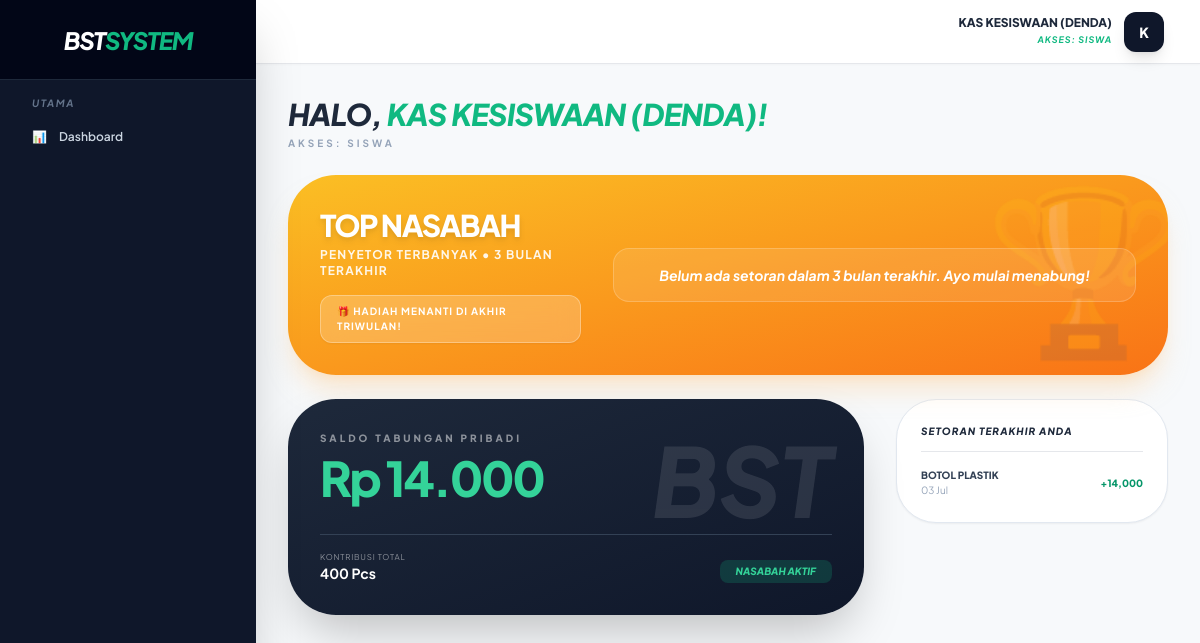
The page /public/dashboard (signed in) on the database its author committed.
### tables this page shows
CREATE TABLE `setoran` (
  `id` int(11) NOT NULL AUTO_INCREMENT,
  `user_id` int(11) NOT NULL,
  `kategori_id` int(11) NOT NULL,
  `berat` decimal(10,2) NOT NULL,
  `total_harga` decimal(15,2) NOT NULL,
  `total_pengepul` decimal(15,2) NOT NULL,
  `honor_walas_rp` double DEFAULT 0,
  `walikelas_id` int(11) DEFAULT NULL,
  `status` enum('pending','valid') DEFAULT 'pending',
  `created_at` timestamp NOT NULL DEFAULT current_timestamp(),
  `is_sold` tinyint(1) DEFAULT 0,
  PRIMARY KEY (`id`)
);

CREATE TABLE `kategori_sampah` (
  `id` int(11) NOT NULL AUTO_INCREMENT,
  `nama_sampah` varchar(100) NOT NULL,
  `harga_dasar` decimal(15,2) NOT NULL DEFAULT 0.00,
  `harga_guru` decimal(10,2) DEFAULT 0.00,
  `harga_pengepul` decimal(15,2) NOT NULL DEFAULT 0.00,
  `satuan` varchar(20) DEFAULT 'Pcs',
  `konversi_kg` int(11) NOT NULL DEFAULT 1,
  PRIMARY KEY (`id`)
);

### app/Controllers/DashboardController.php (called while the page is built, shortened)
<?php
require_once __DIR__ . '/../Core/Database.php';
class DashboardController {
    private $db;
    public function __construct() {
        $this->db = Database::getInstance()->getConnection();
    }
    public function index() {
        $role = $_SESSION['role'];
        $user_id = $_SESSION['user_id'];
        $data = [];
        if ($role === 'admin' || $role === 'staff') {
            $data['stok_gudang'] = $this->db->query("SELECT SUM(berat) FROM setoran WHERE status = 'valid' AND is_sold = 0")->fetchColumn() ?? 0;
            $data['total_tabungan'] = $this->db->query("SELECT SUM(total_harga) FROM setoran WHERE status = 'valid'")->fetchColumn() ?? 0;
            $data['kas_masuk'] = $this->db->query("SELECT SUM(total_pendapatan) FROM penjualan")->fetchColumn() ?? 0;
            $data['keuntungan_bersih'] = $this->db->query("
                SELECT IFNULL((SELECT SUM(total_pendapatan) FROM penjualan), 0) -
                IFNULL((SELECT SUM(total_harga) FROM setoran WHERE is_sold = 1 AND status = 'valid' AND kategori_id NOT IN (SELECT id FROM kategori_sampah WHERE nama_sampah = '🌟 REWARD PRESTASI')), 0)
            ")->fetchColumn() ?? 0;
            $data['jml_siswa'] = $this->db->query("SELECT COUNT(*) FROM users WHERE role = 'siswa' AND is_active = 1 AND nama NOT LIKE '%KESISWAAN%'")->fetchColumn() ?? 0;
            $data['jml_guru'] = $this->db->query("SELECT COUNT(*) FROM users WHERE role = 'guru' AND is_active = 1")->fetchColumn() ?? 0;
            $chart_labels = []; $chart_setoran = []; $chart_penjualan = [];
            for ($i = 5; $i >= 0; $i--) {
                $m = date('Y-m', strtotime("-$i months"));
                $chart_labels[] = date('M Y', strtotime("-$i months"));
                $chart_setoran[$m] = 0; $chart_penjualan[$m] = 0;
            }
            $start_date = date('Y-m-01', strtotime('-5 months'));
            $stmtSetoran = $this->db->prepare("SELECT DATE_FORMAT(created_at, '%Y-%m') as bln, SUM(berat) as total FROM setoran WHERE status = 'valid' AND created_at >= ? GROUP BY bln");
            $stmtSetoran->execute([$start_date]);
            foreach ($stmtSetoran->fetchAll() as $row) { if (isset($chart_setoran[$row['bln']])) $chart_setoran[$row['bln']] = (float)$row['total']; }
            $stmtPenjualan = $this->db->prepare("SELECT DATE_FORMAT(tanggal_jual, '%Y-%m') as bln, SUM(total_pendapatan) as total FROM penjualan WHERE tanggal_jual >= ? GROUP BY bln");
            $stmtPenjualan->execute([$start_date]);
            foreach ($stmtPenjualan->fetchAll() as $row) { if (isset($chart_penjualan[$row['bln']])) $chart_penjualan[$row['bln']] = (float)$row['total']; }
            $data['chart'] = [
                'labels' => json_encode(array_values($chart_labels)),
                'setoran' => json_encode(array_values($chart_setoran)),
                'penjualan' => json_encode(array_values($chart_penjualan))
            ];
        }
        else {
            $data['riwayat_pribadi'] = $this->db->query("SELECT s.*, k.nama_sampah FROM setoran s JOIN kategori_sampah k ON s.kategori_id = k.id WHERE s.user_id = $user_id ORDER BY s.created_at DESC LIMIT 5")->fetchAll();
        }
        require_once __DIR__ . '/../../views/layouts/admin.php';
    }
}

### app/Core/Database.php (called while the page is built, shortened)
<?php
class Database {
    private static $instance = null;
    private $conn;
    private function __construct() {
        try {
            $dsn = "mysql:host=" . DB_HOST . ";dbname=" . DB_NAME . ";charset=utf8mb4";
            $options = [
                PDO::ATTR_ERRMODE => PDO::ERRMODE_EXCEPTION,
                PDO::ATTR_DEFAULT_FETCH_MODE => PDO::FETCH_ASSOC,
                PDO::ATTR_EMULATE_PREPARES => false,
            ];
            $this->conn = new PDO($dsn, DB_USER, DB_PASS, $options);
        } catch (PDOException $e) {
            die("Koneksi Database Gagal: " . $e->getMessage());
        }
    }
    public static function getInstance() {
        if (self::$instance === null) {
            self::$instance = new self();
        }
        return self::$instance;
    }
    public function getConnection() {
        return $this->conn;
    }
}

### views/admin/dashboard.php (the view, shortened to what this page needs)
<?php
$role = $_SESSION['role'] ?? '';
?>
<div class="max-w-7xl mx-auto space-y-6 pb-10">
    <div class="flex flex-col md:flex-row md:items-center md:justify-between gap-4">
        <div>
            <h2 class="text-3xl font-black text-slate-800 tracking-tight italic uppercase">
                <?php if($role === 'admin' || $role === 'staff'): ?>
                    BST<span class="text-emerald-500">DASHBOARD</span>
                <?php else: ?>
                    HALO, <span class="text-emerald-500"><?= htmlspecialchars($_SESSION['nama']) ?>!</span>
                <?php endif; ?>
            </h2>
            <p class="text-[10px] font-bold text-slate-400 uppercase tracking-[0.3em] mt-1">
                <?php if($role === 'admin' || $role === 'staff'): ?>
                    Integrasi Data Real-Time Sekolah
                <?php else: ?>
                    Akses: <?= strtoupper($role) ?>
                <?php endif; ?>
            </p>
        </div>
    </div>
    <div class="bg-gradient-to-br from-amber-400 to-orange-500 p-8 rounded-[3rem] text-white shadow-xl shadow-orange-200/50 relative overflow-hidden mt-6">
        <div class="absolute -right-4 -top-8 opacity-20 text-[10rem] pointer-events-none">🏆</div>
        <div class="relative z-20 flex flex-col lg:flex-row gap-8 items-center">
            <div class="lg:w-1/3">
                <h3 class="font-black text-3xl uppercase tracking-tighter mb-1 drop-shadow-md">TOP NASABAH</h3>
                <p class="text-xs font-bold uppercase tracking-widest opacity-90 mb-4">Penyetor Terbanyak • 3 Bulan Terakhir</p>
                <div class="inline-block px-4 py-2 bg-white/20 backdrop-blur-md rounded-xl border border-white/30 text-[10px] font-bold uppercase tracking-widest shadow-sm">
                    🎁 Hadiah menanti di akhir Triwulan!
                </div>
            </div>
            <div class="lg:w-2/3 w-full grid grid-cols-1 md:grid-cols-3 gap-6 relative z-30">
                <?php if(empty($leaderboard)): ?>
                    <div class="col-span-3 text-center py-4 bg-white/10 rounded-2xl border border-white/20">
                        <p class="text-sm italic font-bold">Belum ada setoran dalam 3 bulan terakhir. Ayo mulai menabung!</p>
                    </div>
                <?php endif; ?>
            </div>
        </div>
    </div>
    <?php
    if($role === 'admin' || $role === 'staff'):
    ?>
        <?php if($role === 'admin'): ?>
        <div class="grid grid-cols-1 md:grid-cols-4 gap-4 mt-6">
            <div class="bg-slate-900 p-6 rounded-3xl text-white shadow-xl">
                <p class="text-[9px] font-bold text-slate-500 uppercase tracking-widest mb-1">Total Kas Masuk</p>
                <h3 class="text-2xl font-black text-emerald-400">Rp<?= number_format($kas_masuk ?? 0, 0, ',', '.') ?></h3>
            </div>
            <div class="bg-white p-6 rounded-3xl border border-slate-200 shadow-sm">
                <p class="text-[9px] font-bold text-slate-400 uppercase tracking-widest mb-1">Total Tabungan</p>
                <h3 class="text-2xl font-black text-slate-800">Rp<?= number_format($total_tabungan ?? 0, 0, ',', '.') ?></h3>
            </div>
            <div class="bg-white p-6 rounded-3xl border border-slate-200 shadow-sm relative overflow-hidden">
                <div class="absolute -right-4 -bottom-4 opacity-5 text-8xl">📦</div>
                <div class="relative z-10">
                    <p class="text-[9px] font-bold text-slate-400 uppercase tracking-widest mb-1">Stok Gudang (Siap Jual)</p>
                    <h3 class="text-2xl font-black text-slate-800"><?= number_format($stok_gudang ?? 0, 0, ',', '.') ?> <span class="text-xs font-normal">Pcs</span></h3>
                </div>
            </div>
            <div class="bg-emerald-50 p-6 rounded-3xl border border-emerald-100 shadow-sm">
                <p class="text-[9px] font-bold text-emerald-700 uppercase tracking-widest mb-1">Keuntungan Bersih</p>
                <h3 class="text-2xl font-black text-emerald-800">Rp<?= number_format($keuntungan_bersih ?? 0, 0, ',', '.') ?></h3>
            </div>
        </div>
        <?php endif; ?>
        <div class="grid grid-cols-1 lg:grid-cols-3 gap-6 mt-6">
            <div class="lg:col-span-2 bg-white border border-slate-200 rounded-[3rem] p-8 shadow-sm">
                <div class="flex justify-between items-center mb-8">
                    <h4 class="text-xs font-black text-slate-800 uppercase tracking-widest">Anggota Aktif</h4>
                </div>
                <div class="grid grid-cols-2 gap-6">
                    <div class="p-6 bg-slate-50 rounded-[2rem] border border-slate-100">
                        <span class="block text-4xl font-black text-slate-800 mb-2"><?= $jml_siswa ?? 0 ?></span>
                        <span class="text-[10px] font-bold text-slate-400 uppercase tracking-widest">Siswa Terdaftar</span>
                    </div>
                    <div class="p-6 bg-slate-50 rounded-[2rem] border border-slate-100">
                        <span class="block text-4xl font-black text-slate-800 mb-2"><?= $jml_guru ?? 0 ?></span>
                        <span class="text-[10px] font-bold text-slate-400 uppercase tracking-widest">Guru & Staf</span>
                    </div>
                </div>
            </div>
            <div class="space-y-6">
                <div class="p-8 bg-emerald-600 rounded-[3rem] shadow-lg shadow-emerald-200 text-white group h-[48%] flex flex-col justify-center">
                    <h4 class="font-black text-base mb-1 italic">Input Setoran?</h4>
                    <p class="text-[10px] font-medium opacity-80 mb-6">Catat tabungan siswa per kelas.</p>
                    <a href="<?= BASE_URL ?>/setoran/siswa_kelas" class="flex items-center justify-center py-3 bg-white text-emerald-600 rounded-2xl text-[10px] font-black uppercase tracking-widest transition-transform group-hover:scale-105">Mulai Timbang</a>
                </div>
                <?php if($role === 'admin'): ?>
                <div class="p-8 bg-slate-800 rounded-[3rem] shadow-lg text-white group h-[48%] flex flex-col justify-center">
                    <h4 class="font-black text-base mb-1 italic">Proses Penjualan?</h4>
                    <p class="text-[10px] font-medium opacity-80 mb-6">Konversi stok ke pengepul.</p>
                    <a href="<?= BASE_URL ?>/penjualan" class="flex items-center justify-center py-3 bg-slate-700 text-white rounded-2xl text-[10px] font-black uppercase tracking-widest transition-transform group-hover:scale-105">Jual Sekarang</a>
                </div>
                <?php endif; ?>
            </div>
        </div>
    <?php
    else:
    ?>
        <div class="grid grid-cols-1 lg:grid-cols-12 gap-8 mt-6">
            <div class="lg:col-span-8 space-y-8">
                <div class="bg-gradient-to-br from-slate-800 to-slate-900 p-8 rounded-[3rem] text-white shadow-2xl relative overflow-hidden">
                    <div class="absolute top-0 right-0 p-8 opacity-10 text-8xl italic font-black">BST</div>
                    <div class="relative z-10">
                        <p class="text-[10px] font-black uppercase tracking-[0.3em] opacity-50 mb-2">Saldo Tabungan Pribadi</p>
                        <h3 class="text-5xl font-black mb-6 tracking-tighter text-emerald-400">Rp <?= number_format($saldo_pribadi ?? 0, 0, ',', '.') ?></h3>
                        <div class="flex justify-between items-end border-t border-slate-700 pt-4 mt-8">
                            <div><p class="text-[8px] uppercase tracking-widest opacity-50">Kontribusi Total</p><p class="text-sm font-bold"><?= number_format($total_pcs ?? 0, 0, ',', '.') ?> Pcs</p></div>
                            <div class="text-right px-4 py-1 bg-emerald-500/20 rounded-lg"><p class="text-[10px] font-black text-emerald-400 italic">NASABAH AKTIF</p></div>
                        </div>
                    </div>
                </div>
            </div>
            <div class="lg:col-span-4 space-y-8">
                <div class="bg-white p-6 rounded-[2.5rem] border border-slate-200 shadow-sm">
                    <h3 class="font-black text-slate-800 text-[10px] uppercase tracking-widest border-b pb-3 mb-4 italic">Setoran Terakhir Anda</h3>
                    <div class="space-y-3">
                        <?php if(empty($riwayat_pribadi)): ?>
                            <p class="text-[10px] text-center italic text-slate-400 py-4">Belum ada transaksi.</p>
                        <?php else: ?>
                            <?php foreach($riwayat_pribadi as $r): ?>
                            <div class="flex justify-between items-center text-[10px]">
                                <div>
                                    <p class="font-black text-slate-700 uppercase"><?= htmlspecialchars($r['nama_sampah']) ?></p>
                                    <p class="text-slate-400"><?= date('d M', strtotime($r['created_at'])) ?></p>
                                </div>
                                <p class="font-black text-emerald-600">+<?= number_format($r['total_harga'], 0) ?></p>
                            </div>
                            <?php endforeach; ?>
                        <?php endif; ?>
                    </div>
                </div>
            </div>
        </div>
    <?php endif; ?>
</div>

### views/layouts/admin.php (style rules this page uses)
body { font-family: 'Plus Jakarta Sans', sans-serif; background-color: #f8fafc; }

### rows shown on the page
setoran: kategori_sampah.nama_sampah "BOTOL PLASTIK", created_at "03 Jul", total_harga "14,000"

### other values the page prints
$_SESSION['nama'] "KAS KESISWAAN (DENDA)"
$role "SISWA"
substr($_SESSION['nama'] ?? 'U', 0, 1) "K"
$saldo_pribadi "14.000"
$total_pcs "400"
